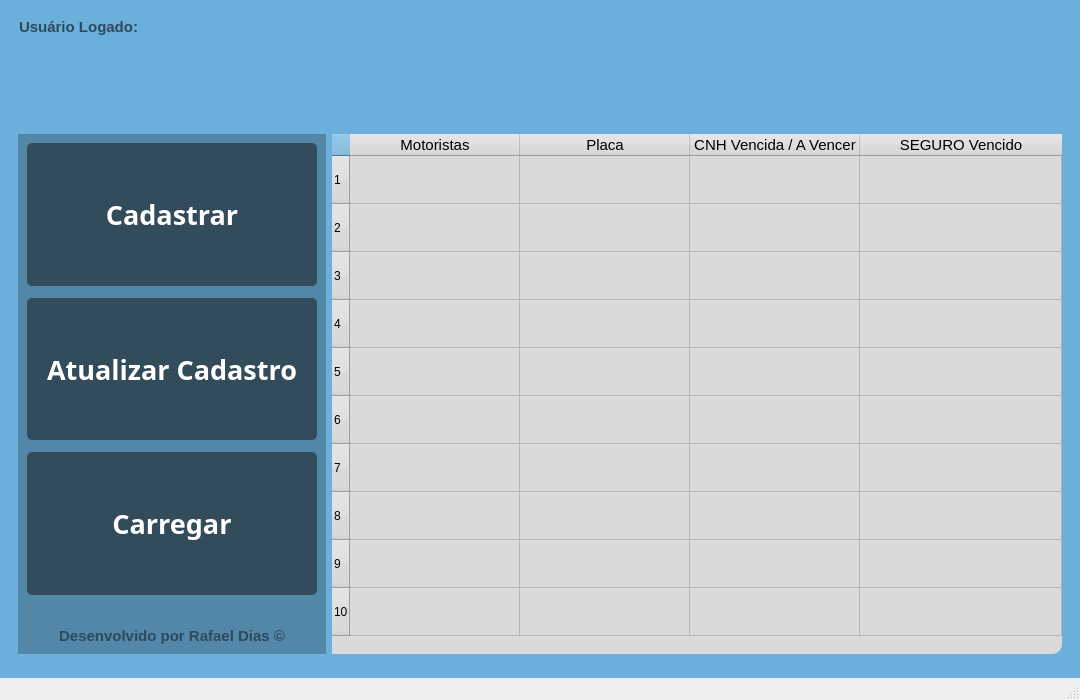
<?xml version="1.0" encoding="UTF-8"?>
<ui version="4.0">
 <class>MainWindow</class>
 <widget class="QMainWindow" name="MainWindow">
  <property name="geometry">
   <rect>
    <x>0</x>
    <y>0</y>
    <width>1080</width>
    <height>700</height>
   </rect>
  </property>
  <property name="minimumSize">
   <size>
    <width>1080</width>
    <height>700</height>
   </size>
  </property>
  <property name="maximumSize">
   <size>
    <width>16777215</width>
    <height>16777215</height>
   </size>
  </property>
  <property name="windowTitle">
   <string>MainWindow</string>
  </property>
  <property name="windowIcon">
   <iconset>
    <normaloff>../_img/login.png</normaloff>../_img/login.png</iconset>
  </property>
  <property name="styleSheet">
   <string notr="true">
color: rgb(0, 0, 0);</string>
  </property>
  <widget class="QWidget" name="centralwidget">
   <layout class="QHBoxLayout" name="horizontalLayout">
    <property name="spacing">
     <number>0</number>
    </property>
    <property name="leftMargin">
     <number>0</number>
    </property>
    <property name="topMargin">
     <number>0</number>
    </property>
    <property name="rightMargin">
     <number>0</number>
    </property>
    <property name="bottomMargin">
     <number>0</number>
    </property>
    <item>
     <widget class="QFrame" name="frame">
      <property name="styleSheet">
       <string notr="true">background-color: rgb(107, 176, 219);</string>
      </property>
      <property name="frameShape">
       <enum>QFrame::NoFrame</enum>
      </property>
      <property name="frameShadow">
       <enum>QFrame::Raised</enum>
      </property>
      <layout class="QGridLayout" name="gridLayout">
       <item row="1" column="0">
        <widget class="QFrame" name="frame_3">
         <property name="maximumSize">
          <size>
           <width>16777215</width>
           <height>550</height>
          </size>
         </property>
         <property name="styleSheet">
          <string notr="true">background-color: rgb(107, 176, 219);</string>
         </property>
         <property name="frameShape">
          <enum>QFrame::NoFrame</enum>
         </property>
         <property name="frameShadow">
          <enum>QFrame::Raised</enum>
         </property>
         <layout class="QGridLayout" name="gridLayout_2">
          <item row="0" column="1">
           <widget class="QTableWidget" name="tableWidget">
            <property name="maximumSize">
             <size>
              <width>730</width>
              <height>520</height>
             </size>
            </property>
            <property name="font">
             <font>
              <family>Arial</family>
              <pointsize>12</pointsize>
              <weight>75</weight>
              <bold>true</bold>
             </font>
            </property>
            <property name="styleSheet">
             <string notr="true">background-color: rgb(218, 218, 218);
border-radius: 10px;</string>
            </property>
            <property name="frameShape">
             <enum>QFrame::NoFrame</enum>
            </property>
            <property name="frameShadow">
             <enum>QFrame::Sunken</enum>
            </property>
            <property name="lineWidth">
             <number>3</number>
            </property>
            <property name="autoScrollMargin">
             <number>15</number>
            </property>
            <property name="editTriggers">
             <set>QAbstractItemView::AnyKeyPressed</set>
            </property>
            <property name="showDropIndicator" stdset="0">
             <bool>false</bool>
            </property>
            <property name="dragDropOverwriteMode">
             <bool>false</bool>
            </property>
            <property name="gridStyle">
             <enum>Qt::SolidLine</enum>
            </property>
            <property name="columnCount">
             <number>4</number>
            </property>
            <attribute name="horizontalHeaderCascadingSectionResizes">
             <bool>false</bool>
            </attribute>
            <attribute name="horizontalHeaderDefaultSectionSize">
             <number>170</number>
            </attribute>
            <attribute name="horizontalHeaderHighlightSections">
             <bool>true</bool>
            </attribute>
            <attribute name="horizontalHeaderShowSortIndicator" stdset="0">
             <bool>false</bool>
            </attribute>
            <attribute name="horizontalHeaderStretchLastSection">
             <bool>true</bool>
            </attribute>
            <attribute name="verticalHeaderCascadingSectionResizes">
             <bool>false</bool>
            </attribute>
            <attribute name="verticalHeaderDefaultSectionSize">
             <number>48</number>
            </attribute>
            <attribute name="verticalHeaderHighlightSections">
             <bool>true</bool>
            </attribute>
            <attribute name="verticalHeaderMinimumSectionSize">
             <number>20</number>
            </attribute>
            <attribute name="verticalHeaderShowSortIndicator" stdset="0">
             <bool>false</bool>
            </attribute>
            <attribute name="verticalHeaderStretchLastSection">
             <bool>false</bool>
            </attribute>
            <row>
             <property name="text">
              <string>1</string>
             </property>
            </row>
            <row>
             <property name="text">
              <string>2</string>
             </property>
            </row>
            <row>
             <property name="text">
              <string>3</string>
             </property>
            </row>
            <row>
             <property name="text">
              <string>4</string>
             </property>
            </row>
            <row>
             <property name="text">
              <string>5</string>
             </property>
            </row>
            <row>
             <property name="text">
              <string>6</string>
             </property>
            </row>
            <row>
             <property name="text">
              <string>7</string>
             </property>
            </row>
            <row>
             <property name="text">
              <string>8</string>
             </property>
            </row>
            <row>
             <property name="text">
              <string>9</string>
             </property>
            </row>
            <row>
             <property name="text">
              <string>10</string>
             </property>
            </row>
            <column>
             <property name="text">
              <string>Motoristas</string>
             </property>
             <property name="font">
              <font>
               <family>Arial</family>
               <pointsize>11</pointsize>
               <weight>50</weight>
               <bold>false</bold>
              </font>
             </property>
            </column>
            <column>
             <property name="text">
              <string>Placa</string>
             </property>
             <property name="font">
              <font>
               <family>Arial</family>
               <pointsize>11</pointsize>
              </font>
             </property>
            </column>
            <column>
             <property name="text">
              <string>CNH Vencida / A Vencer</string>
             </property>
             <property name="font">
              <font>
               <family>Arial</family>
               <pointsize>11</pointsize>
              </font>
             </property>
            </column>
            <column>
             <property name="text">
              <string>SEGURO Vencido</string>
             </property>
             <property name="font">
              <font>
               <family>Arial</family>
               <pointsize>11</pointsize>
              </font>
             </property>
            </column>
            <item row="0" column="0">
             <property name="text">
              <string/>
             </property>
             <property name="font">
              <font>
               <family>Arial</family>
               <pointsize>11</pointsize>
               <weight>75</weight>
               <bold>true</bold>
              </font>
             </property>
             <property name="flags">
              <set>ItemIsDragEnabled|ItemIsDropEnabled|ItemIsUserCheckable|ItemIsEnabled|ItemIsTristate</set>
             </property>
            </item>
            <item row="1" column="0">
             <property name="text">
              <string/>
             </property>
            </item>
            <item row="2" column="0">
             <property name="text">
              <string/>
             </property>
            </item>
           </widget>
          </item>
          <item row="0" column="0">
           <widget class="QFrame" name="frame_4">
            <property name="minimumSize">
             <size>
              <width>0</width>
              <height>450</height>
             </size>
            </property>
            <property name="styleSheet">
             <string notr="true">background-color: rgb(83, 135, 168);</string>
            </property>
            <property name="frameShape">
             <enum>QFrame::NoFrame</enum>
            </property>
            <property name="frameShadow">
             <enum>QFrame::Raised</enum>
            </property>
            <layout class="QVBoxLayout" name="verticalLayout">
             <item>
              <widget class="QPushButton" name="pushButton">
               <property name="sizePolicy">
                <sizepolicy hsizetype="Minimum" vsizetype="Minimum">
                 <horstretch>40</horstretch>
                 <verstretch>50</verstretch>
                </sizepolicy>
               </property>
               <property name="font">
                <font>
                 <family>Bahnschrift SemiBold</family>
                 <pointsize>20</pointsize>
                 <weight>75</weight>
                 <bold>true</bold>
                </font>
               </property>
               <property name="styleSheet">
                <string notr="true">QPushButton{
	
	color: rgb(255, 255, 255);
	background-color: rgb(50, 76, 92);
	background-position: center;
	border-radius:5px;
}
QPushButton:hover{
	
	background-color: rgb(107, 176, 219);
	border: 2px solid rgb(255, 255, 255);
}
QPushButton:pressed{
	border: 2px solid rgb(255, 255, 255);
	color: rgb(0, 0, 0);
}</string>
               </property>
               <property name="text">
                <string>Cadastrar</string>
               </property>
              </widget>
             </item>
             <item>
              <widget class="QFrame" name="frame_7">
               <property name="frameShape">
                <enum>QFrame::StyledPanel</enum>
               </property>
               <property name="frameShadow">
                <enum>QFrame::Raised</enum>
               </property>
              </widget>
             </item>
             <item>
              <widget class="QPushButton" name="pushButton_3">
               <property name="sizePolicy">
                <sizepolicy hsizetype="Minimum" vsizetype="Minimum">
                 <horstretch>40</horstretch>
                 <verstretch>50</verstretch>
                </sizepolicy>
               </property>
               <property name="font">
                <font>
                 <family>Bahnschrift SemiBold</family>
                 <pointsize>20</pointsize>
                 <weight>75</weight>
                 <bold>true</bold>
                </font>
               </property>
               <property name="styleSheet">
                <string notr="true">QPushButton{
	
	color: rgb(255, 255, 255);
	background-color: rgb(50, 76, 92);
	background-position: center;
	border-radius:5px;
}
QPushButton:hover{
	
	background-color: rgb(107, 176, 219);
	border: 2px solid rgb(255, 255, 255);
}
QPushButton:pressed{
	border: 2px solid rgb(255, 255, 255);
	color: rgb(0, 0, 0);
}</string>
               </property>
               <property name="text">
                <string>Atualizar Cadastro</string>
               </property>
              </widget>
             </item>
             <item>
              <widget class="QFrame" name="frame_6">
               <property name="frameShape">
                <enum>QFrame::StyledPanel</enum>
               </property>
               <property name="frameShadow">
                <enum>QFrame::Raised</enum>
               </property>
              </widget>
             </item>
             <item>
              <widget class="QPushButton" name="pushButton_2">
               <property name="sizePolicy">
                <sizepolicy hsizetype="Minimum" vsizetype="Minimum">
                 <horstretch>40</horstretch>
                 <verstretch>50</verstretch>
                </sizepolicy>
               </property>
               <property name="font">
                <font>
                 <family>Bahnschrift SemiBold</family>
                 <pointsize>20</pointsize>
                 <weight>75</weight>
                 <bold>true</bold>
                </font>
               </property>
               <property name="styleSheet">
                <string notr="true">QPushButton{
	
	color: rgb(255, 255, 255);
	background-color: rgb(50, 76, 92);
	background-position: center;
	border-radius:5px;
}
QPushButton:hover{
	
	background-color: rgb(107, 176, 219);
	border: 2px solid rgb(255, 255, 255);
}
QPushButton:pressed{
	border: 2px solid rgb(255, 255, 255);
	color: rgb(0, 0, 0);
}</string>
               </property>
               <property name="text">
                <string>Carregar</string>
               </property>
              </widget>
             </item>
             <item>
              <widget class="QFrame" name="frame_5">
               <property name="frameShape">
                <enum>QFrame::StyledPanel</enum>
               </property>
               <property name="frameShadow">
                <enum>QFrame::Raised</enum>
               </property>
              </widget>
             </item>
             <item>
              <widget class="QLabel" name="label">
               <property name="text">
                <string/>
               </property>
               <property name="pixmap">
                <pixmap>../_img/logo_size_invert-removebg-preview.png</pixmap>
               </property>
               <property name="alignment">
                <set>Qt::AlignCenter</set>
               </property>
              </widget>
             </item>
             <item>
              <widget class="QLabel" name="label_2">
               <property name="font">
                <font>
                 <family>Arial</family>
                 <pointsize>11</pointsize>
                 <weight>75</weight>
                 <bold>true</bold>
                </font>
               </property>
               <property name="styleSheet">
                <string notr="true">color: rgb(45, 74, 92);</string>
               </property>
               <property name="text">
                <string>Desenvolvido por Rafael Dias ©</string>
               </property>
               <property name="alignment">
                <set>Qt::AlignCenter</set>
               </property>
              </widget>
             </item>
            </layout>
            <zorder>frame_5</zorder>
            <zorder>frame_7</zorder>
            <zorder>frame_6</zorder>
            <zorder>label</zorder>
            <zorder>label_2</zorder>
            <zorder>pushButton</zorder>
            <zorder>pushButton_2</zorder>
            <zorder>pushButton_3</zorder>
           </widget>
          </item>
         </layout>
         <zorder>frame_4</zorder>
         <zorder>tableWidget</zorder>
        </widget>
       </item>
       <item row="0" column="0">
        <widget class="QFrame" name="frame_2">
         <property name="enabled">
          <bool>true</bool>
         </property>
         <property name="minimumSize">
          <size>
           <width>0</width>
           <height>0</height>
          </size>
         </property>
         <property name="maximumSize">
          <size>
           <width>16777215</width>
           <height>500</height>
          </size>
         </property>
         <property name="styleSheet">
          <string notr="true">background-color: rgb(107, 176, 219);</string>
         </property>
         <property name="frameShape">
          <enum>QFrame::NoFrame</enum>
         </property>
         <property name="frameShadow">
          <enum>QFrame::Plain</enum>
         </property>
         <widget class="QLabel" name="label_3">
          <property name="geometry">
           <rect>
            <x>10</x>
            <y>10</y>
            <width>121</width>
            <height>16</height>
           </rect>
          </property>
          <property name="font">
           <font>
            <family>Arial</family>
            <pointsize>11</pointsize>
            <weight>75</weight>
            <bold>true</bold>
           </font>
          </property>
          <property name="styleSheet">
           <string notr="true">color: rgb(45, 74, 92);</string>
          </property>
          <property name="text">
           <string>Usuário Logado:</string>
          </property>
         </widget>
         <widget class="QLabel" name="label_4">
          <property name="geometry">
           <rect>
            <x>130</x>
            <y>10</y>
            <width>151</width>
            <height>16</height>
           </rect>
          </property>
          <property name="font">
           <font>
            <family>Arial</family>
            <pointsize>11</pointsize>
            <weight>75</weight>
            <bold>true</bold>
           </font>
          </property>
          <property name="styleSheet">
           <string notr="true">color: rgb(45, 74, 92);</string>
          </property>
          <property name="text">
           <string/>
          </property>
          <property name="textInteractionFlags">
           <set>Qt::TextSelectableByMouse</set>
          </property>
         </widget>
        </widget>
       </item>
      </layout>
     </widget>
    </item>
   </layout>
  </widget>
  <widget class="QStatusBar" name="statusbar"/>
  <action name="actionSair">
   <property name="text">
    <string>Sair</string>
   </property>
  </action>
  <action name="actionCadastro">
   <property name="text">
    <string>Cadastrar</string>
   </property>
  </action>
  <action name="actionConsultas">
   <property name="text">
    <string>Consultas</string>
   </property>
  </action>
  <action name="actionSair_2">
   <property name="text">
    <string>Sair</string>
   </property>
  </action>
 </widget>
 <resources/>
 <connections/>
</ui>
